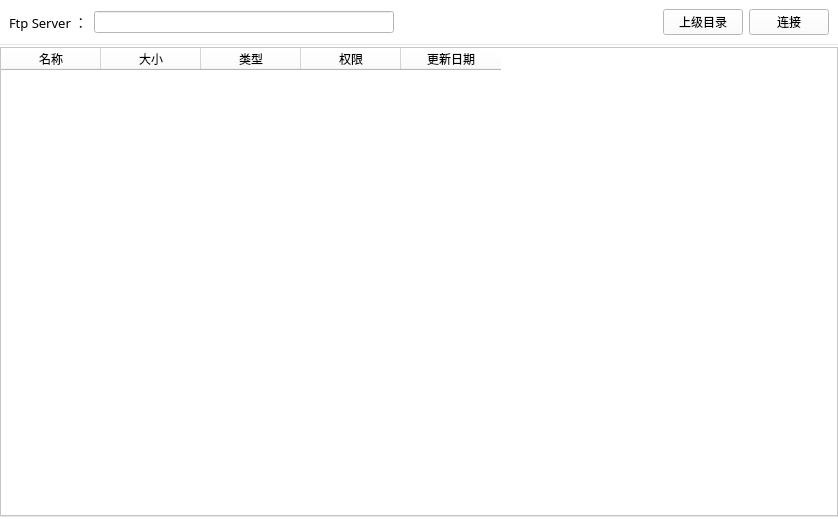
<?xml version="1.0" encoding="UTF-8"?>
<ui version="4.0">
 <class>FileManagerWidgetClass</class>
 <widget class="QWidget" name="FileManagerWidgetClass">
  <property name="geometry">
   <rect>
    <x>0</x>
    <y>0</y>
    <width>838</width>
    <height>519</height>
   </rect>
  </property>
  <property name="minimumSize">
   <size>
    <width>0</width>
    <height>519</height>
   </size>
  </property>
  <property name="maximumSize">
   <size>
    <width>16777215</width>
    <height>16777215</height>
   </size>
  </property>
  <property name="windowTitle">
   <string>Form</string>
  </property>
  <property name="styleSheet">
   <string notr="true">background:#FFFFFF;</string>
  </property>
  <layout class="QVBoxLayout" name="verticalLayout" stretch="23,0,470,0">
   <property name="spacing">
    <number>0</number>
   </property>
   <property name="margin">
    <number>0</number>
   </property>
   <item>
    <widget class="QWidget" name="widget" native="true">
     <layout class="QHBoxLayout" name="horizontalLayout">
      <item>
       <widget class="QLabel" name="ftpServerLabel_">
        <property name="styleSheet">
         <string notr="true">font:13px SIMHEI;</string>
        </property>
        <property name="text">
         <string>Ftp Server ：</string>
        </property>
       </widget>
      </item>
      <item>
       <widget class="QLineEdit" name="ftpServerLineEdit_">
        <property name="minimumSize">
         <size>
          <width>300</width>
          <height>0</height>
         </size>
        </property>
       </widget>
      </item>
      <item>
       <spacer name="horizontalSpacer">
        <property name="orientation">
         <enum>Qt::Horizontal</enum>
        </property>
        <property name="sizeHint" stdset="0">
         <size>
          <width>10</width>
          <height>20</height>
         </size>
        </property>
       </spacer>
      </item>
      <item>
       <widget class="ltp::base::PushButton" name="cdToParentButton_">
        <property name="text">
         <string>上级目录</string>
        </property>
       </widget>
      </item>
      <item>
       <widget class="ltp::base::PushButton" name="connectButton_">
        <property name="text">
         <string>连接</string>
        </property>
       </widget>
      </item>
     </layout>
    </widget>
   </item>
   <item>
    <widget class="Line" name="line_3">
     <property name="styleSheet">
      <string notr="true">border-top: 1px solid #E6E6E6;</string>
     </property>
     <property name="orientation">
      <enum>Qt::Horizontal</enum>
     </property>
    </widget>
   </item>
   <item>
    <widget class="ltp::base::FileTableWidget" name="tableWidget_">
     <column>
      <property name="text">
       <string>名称</string>
      </property>
     </column>
     <column>
      <property name="text">
       <string>大小</string>
      </property>
     </column>
     <column>
      <property name="text">
       <string>类型</string>
      </property>
     </column>
     <column>
      <property name="text">
       <string>权限</string>
      </property>
     </column>
     <column>
      <property name="text">
       <string>更新日期</string>
      </property>
     </column>
    </widget>
   </item>
   <item>
    <widget class="Line" name="line">
     <property name="styleSheet">
      <string notr="true">border-top: 1px solid #E6E6E6;</string>
     </property>
     <property name="orientation">
      <enum>Qt::Horizontal</enum>
     </property>
    </widget>
   </item>
  </layout>
 </widget>
 <customwidgets>
  <customwidget>
   <class>ltp::base::FileTableWidget</class>
   <extends>QTableWidget</extends>
   <header>base/filetablewidget.h</header>
  </customwidget>
  <customwidget>
   <class>ltp::base::PushButton</class>
   <extends>QPushButton</extends>
   <header>base/pushbutton.h</header>
  </customwidget>
 </customwidgets>
 <resources/>
 <connections/>
</ui>
